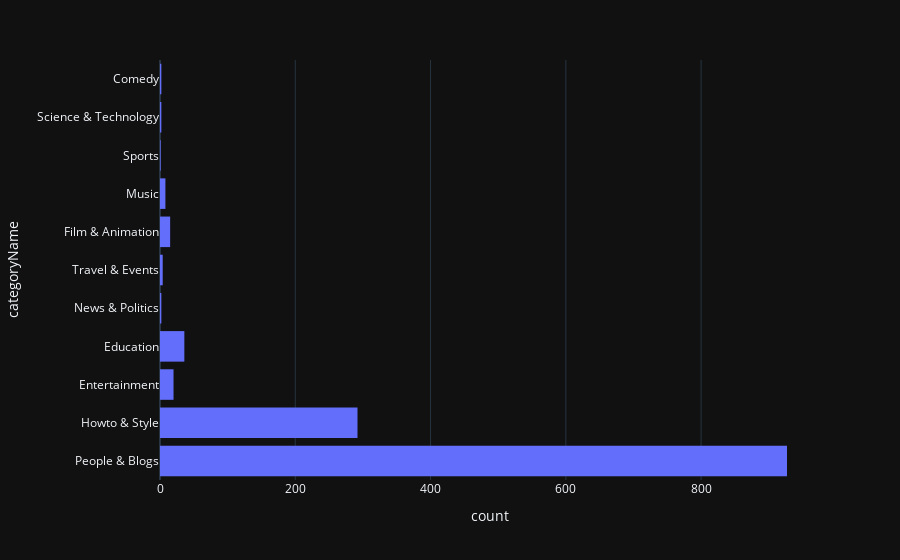

The code cell stored with this chart in its notebook:
### Markdown cell above
# EDA

Мода - People & Blogs

### Code cell
# 22 Гистограмма распределения категорий видео

import plotly.express as px

fig = px.histogram(df_korean, y="categoryName")
fig.show()

### Figure 1 — Plotly figure (JSON) as saved in the notebook; plotly's stock layout.template omitted (floating-point values rounded to 4 significant figures; data arrays with more than 128 entries replaced by an {"elided": "..."} marker saying what was removed)
{"data": [{"alignmentgroup": "True", "bingroup": "y", "hovertemplate": "count=%{x}<br>categoryName=%{y}<extra></extra>", "legendgroup": "", "marker": {"color": "#636efa", "pattern": {"shape": ""}}, "name": "", "offsetgroup": "", "orientation": "h", "showlegend": false, "xaxis": "x", "y": {"elided": "1315 str values"}, "yaxis": "y", "type": "histogram"}], "layout": {"xaxis": {"anchor": "y", "domain": [0.0, 1.0], "title": {"text": "count"}}, "yaxis": {"anchor": "x", "domain": [0.0, 1.0], "title": {"text": "categoryName"}}, "legend": {"tracegroupgap": 0}, "margin": {"t": 60}, "barmode": "relative"}}
